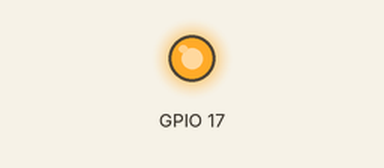
The program below on a simulated Raspberry Pi (BCM pin numbers). On the bench: output pins drawn as LEDs (lit = HIGH). At 10.0 s the program stops and its outputs stay as they are.

Above: at 0.1 s.
At 10.1 s:
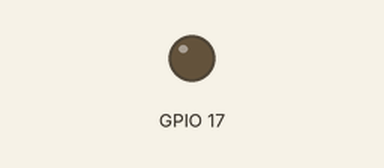
Timing chart, 0 to 11.5 s (numbered marks = the images above):
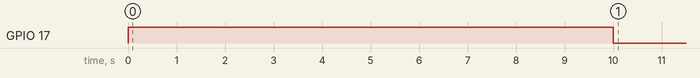

The program:

led.py
```python
import RPi.GPIO as GPIO
import time

try:
    # Use GPIO numbering
    GPIO.setmode(GPIO.BCM)

    # Set GPIO18 as output
    GPIO.setup(17, GPIO.OUT)

    # Turn LED on
    GPIO.output(17, GPIO.HIGH)

    # Wait for one second
    time.sleep(10)

    # Turn LED Off
    GPIO.output(17, GPIO.LOW)

    # Clean up on Ctrl+C exit
    GPIO.cleanup()

except KeyboardInterrupt:
    # Clean up on Ctrl+C exit
    # Turn LED OFF
    GPIO.output(17, GPIO.LOW)
    GPIO.cleanup()
```

Measured:
- by itself, GPIO 17: LOW → HIGH at 0.00 s, → LOW 10.0 s later
